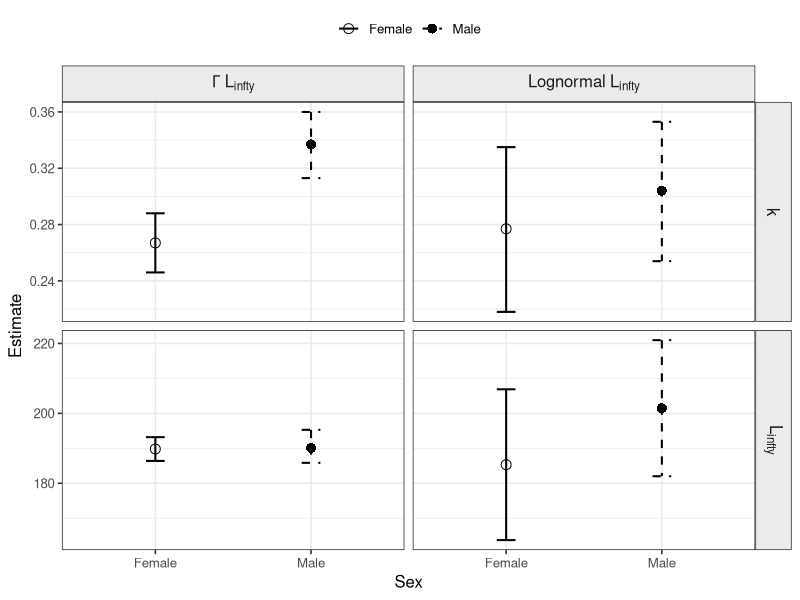
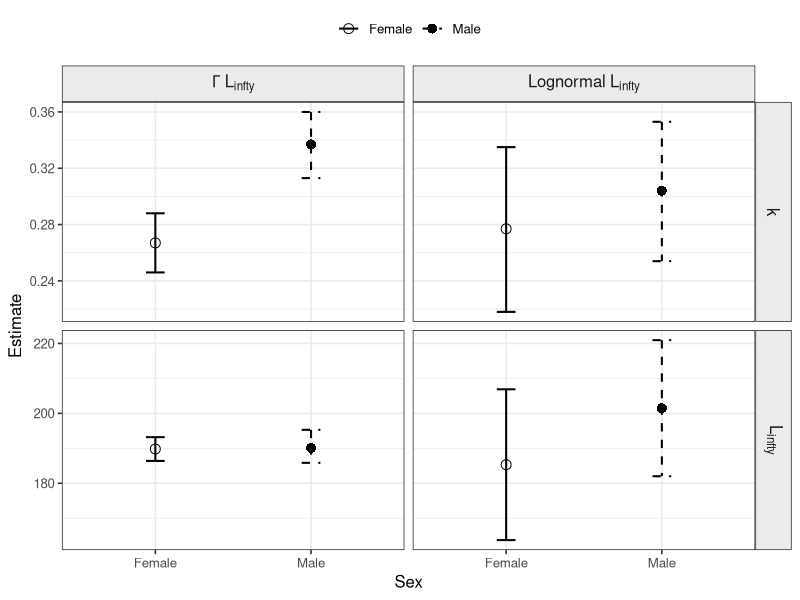

R code for these plots, in order:
library(ggplot2)
library(dplyr)


ci_both <- bind_rows(

  # -------------------- LOGNORMAL MODEL --------------------
  data.frame(
    Model = "Lognormal~L[infty]",
    parameter_label = "k",
    sex       = c("Female", "Male"),
    estimate  = c(0.277, 0.304),
    lower     = c(0.218, 0.254),
    upper     = c(0.335, 0.353)
  ),

  data.frame(
    Model = "Lognormal~L[infty]",
    parameter_label = "L[infty]",
    sex       = c("Female", "Male"),
    estimate  = c(185.32, 201.48),
    lower     = c(163.75, 182.02),
    upper     = c(206.88, 220.94)
  ),

  # -------------------- GAMMA MODEL ------------------------
  data.frame(
    Model = "Gamma~L[infty]",
    parameter_label = "k",
    sex       = c("Female", "Male"),
    estimate  = c(0.267, 0.337),
    lower     = c(0.246, 0.313),
    upper     = c(0.288, 0.360)
  ),

  data.frame(
    Model = "Gamma~L[infty]",
    parameter_label = "L[infty]",
    sex       = c("Female", "Male"),
    estimate  = c(189.80, 190.11),
    lower     = c(186.39, 185.84),
    upper     = c(193.19, 195.28)
  )
)

# Ordering of factors
ci_both$sex <- factor(ci_both$sex, levels = c("Female", "Male"))
ci_both$parameter_label <- factor(ci_both$parameter_label, levels = c("k", "L[infty]"))


test_fig6 <- function(save_csv = TRUE) {

  if (!exists("ci_both")) stop("'ci_both' not found.")

  # Build plot
  p_aoas <- ggplot(ci_both,
                   aes(x = sex, y = estimate,
                       shape = sex, linetype = sex)) +

    geom_errorbar(aes(ymin = lower, ymax = upper),
                  width = 0.12, linewidth = 0.7, colour = "black") +

    geom_point(size = 3, colour = "black") +

    facet_grid(parameter_label ~ Model,
               scales   = "free_y",
               labeller = labeller(
                 parameter_label = label_parsed,
                 Model           = label_parsed
               )) +

    scale_shape_manual(values = c("Female" = 1, "Male" = 16)) +
    scale_linetype_manual(values = c("Female" = "solid", "Male" = "dashed")) +

    labs(
      x = "Sex",
      y = "Estimate",
      title = NULL
    ) +

    theme_bw(base_size = 12) +
    theme(
      strip.text = element_text(face = "bold", size = 12),
      strip.background = element_rect(fill = "grey92"),
      legend.position = "top",
      legend.title = element_blank()
    )

  # Save figure
  dir.create("results/figures", recursive = TRUE, showWarnings = FALSE)
  ggsave("results/figures/fig5.png", plot = p_aoas,
         width = 7, height = 5, dpi = 300)

  # Save CI dataset
  if (save_csv) {
    dir.create("results/tables", recursive = TRUE, showWarnings = FALSE)
    write.csv(ci_both, "results/tables/fig5_ci_dataset.csv", row.names = FALSE)
  }

  p_aoas
}


test_fig6()
